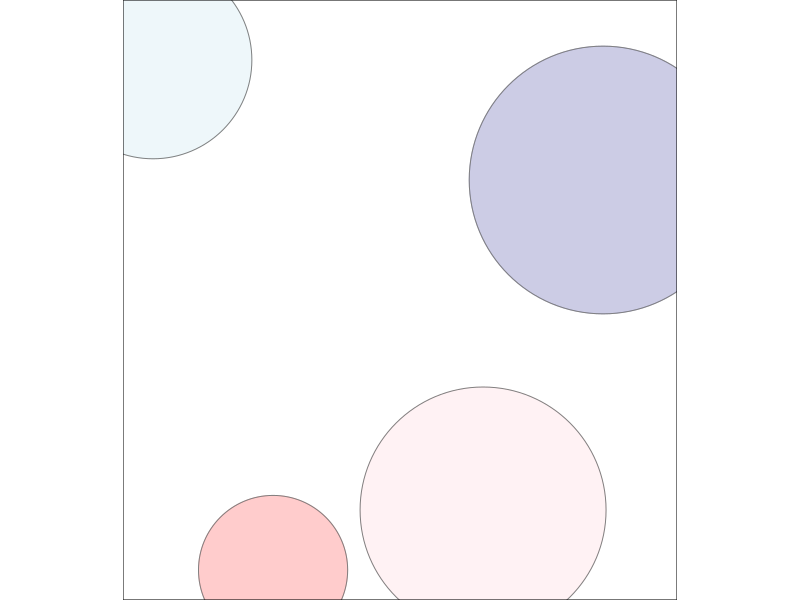

This chart was generated by the following R code:
## ---- chunk 1
knitr::opts_chunk$set(echo = TRUE)
## ---- chunk 2
library(dplyr)
library(ggplot2)
set.seed(95)
## ---- chunk 3
final_size <- c(36, 39)

xlim <- c(0, 10*final_size[1]/final_size[2])
ylim <- c(0, 10)

size_dist <- c(2, 2.5, 4, 5) # circle relative sizes

circle_colors <- c("a" = "red",
                   "b" = "lightblue",
                   "c" = "pink",
                   "d" = "navy")
## ---- chunk 4
circles <- data.frame(
  x = sample(c(0.5:3, 6:(xlim[2]-0.5)), 4),
  y = sample(c(0.5:3, 7:9.5), 4),
  size = size_dist,
  color = c("a", "b", "c", "d")
)
## ---- chunk 5
circles %>%
  ggplot(aes(x = x, y = y, color = color, size = size)) +
  geom_point(shape = 19, alpha = 0.2) +
  geom_point(shape = 1, color = "gray50") +
  scale_size(range = c(50, 90)) +
  scale_color_manual(values = circle_colors) +
  coord_equal(xlim = xlim, ylim = ylim, expand = F) +
  theme_void() +
  theme(legend.position = "none", panel.border = element_rect(fill = NA))
## ---- chunk 6
plot_obj <- circles %>%
  ggplot(aes(x = x, y = y, color = color, size = size)) +
  geom_point(shape = 19, alpha = 0.2) +
  geom_point(shape = 1, color = "gray50") +
  scale_size(range = c(50, 90)) +
  scale_color_manual(values = circle_colors) +
  coord_equal(xlim = xlim, ylim = ylim, expand = F) +
  theme_void() +
  theme(legend.position = "none", panel.border = element_rect(fill = NA))

ggplot_build(plot_obj)$data[[1]]
